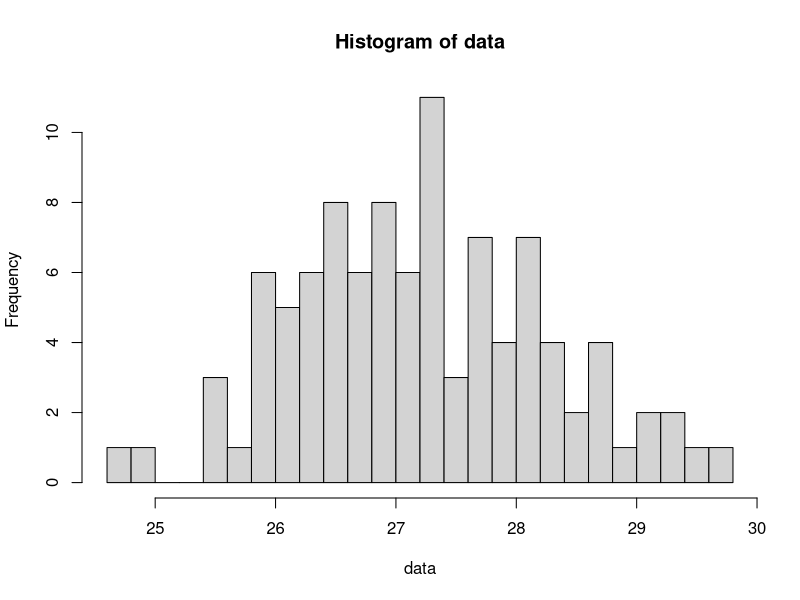

Generate this figure with R:
data_mean <- numeric(length=10000)
for(i in 1:10000){
	data <- rnorm(n=100,mean=27.0,sd=1.1)
	data_mean[i] <- mean(data)
}
mean(data)
var(data)
hist(data,26,28)
